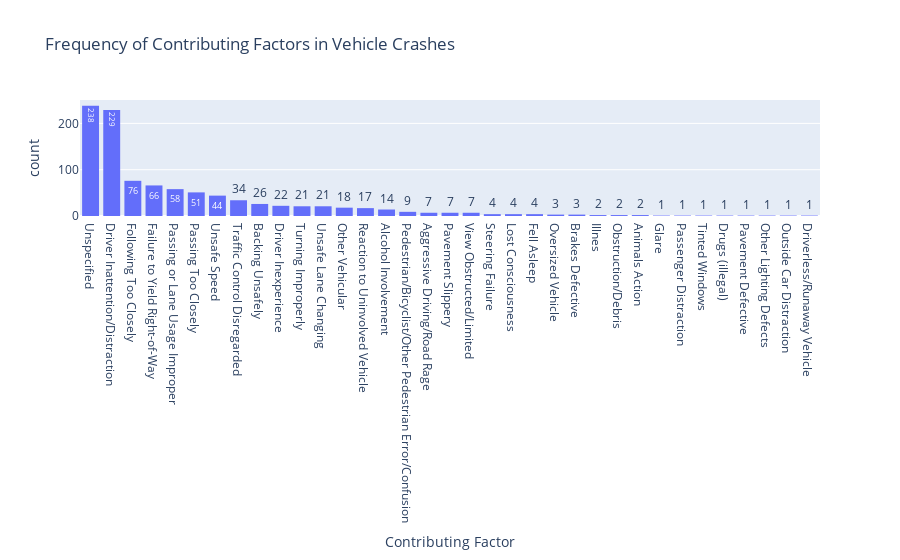

Here is the notebook cell this chart was saved with:
### Code cell
fig = px.histogram(
    cleaned_data, 
    x = "contributing_factor_vehicle_1",
    title="Frequency of Contributing Factors in Vehicle Crashes",
    labels = {"contributing_factor_vehicle_1": "Contributing Factor"},
    text_auto = True,)

fig.update_layout(
    xaxis = {'categoryorder':'total descending'}, # sort by frequency
    bargap = 0.2
    )
fig.show()

### Figure 1 — Plotly figure (JSON) as saved in the notebook; plotly's stock layout.template omitted (floating-point values rounded to 4 significant figures; data arrays with more than 128 entries replaced by an {"elided": "..."} marker saying what was removed)
{"data": [{"alignmentgroup": "True", "bingroup": "x", "hovertemplate": "Contributing Factor=%{x}<br>count=%{y}<extra></extra>", "legendgroup": "", "marker": {"color": "#636efa", "pattern": {"shape": ""}}, "name": "", "offsetgroup": "", "orientation": "v", "showlegend": false, "texttemplate": "%{value}", "type": "histogram", "x": {"elided": "997 str values"}, "xaxis": "x", "yaxis": "y"}], "layout": {"autosize": true, "bargap": 0.2, "barmode": "relative", "legend": {"tracegroupgap": 0}, "title": {"text": "Frequency of Contributing Factors in Vehicle Crashes"}, "xaxis": {"anchor": "y", "autorange": true, "categoryorder": "total descending", "domain": [0, 1], "range": [-0.5, 34.5], "title": {"text": "Contributing Factor"}, "type": "category"}, "yaxis": {"anchor": "x", "autorange": true, "domain": [0, 1], "range": [0, 250.5], "title": {"text": "count"}}}}
